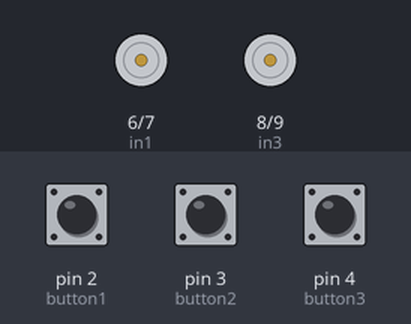
Bench run of a sketch on a simulated Arduino Uno, built with avr-gcc and run on an emulated ATmega328P. On the bench: motor-driver pin pairs drawn as motors (green arrow = first pin HIGH = forward, orange = second pin HIGH = backward, longer = more drive, scaled by the enable pin). The inputs (shaded band) are chosen by the test bench; at power-on: pin 2 (button1) LOW, pin 3 (button2) LOW, pin 4 (button3) LOW.

Above: at 1.2 s.
1.3 s: pin 2 (button1) pulled HIGH for 3.2 s
At 1.6 s:
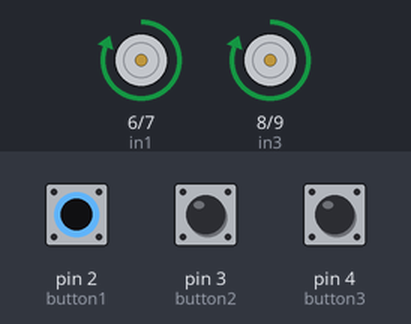
6.8 s: pin 3 (button2) pulled HIGH for 0.15 s
At 8.2 s:
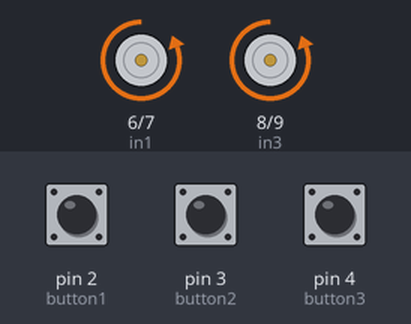
9.9 s: pin 4 (button3) pulled HIGH for 0.15 s
At 10.6 s:
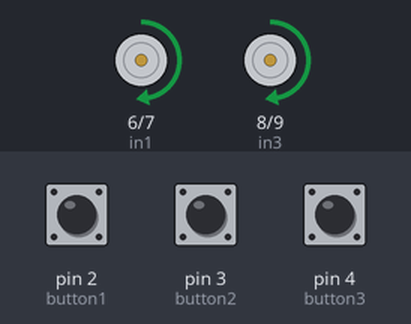
13.0 s: pin 2 (button1) pulled HIGH for 0.15 s
At 14.1 s:
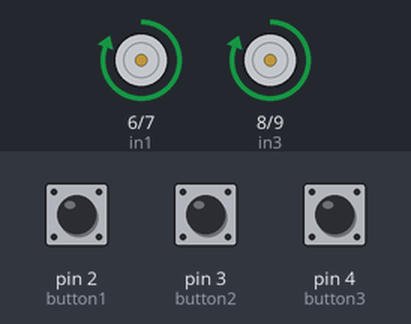
16.1 s: pin 3 (button2) pulled HIGH for 1 s
At 16.5 s:
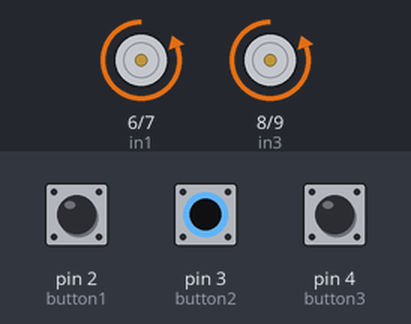
19.6 s: pin 3 (button2) pulled HIGH for 3.2 s
At 24.6 s:
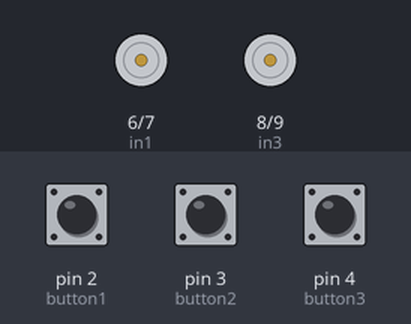
Timing chart, 0 to 26.1 s (numbered marks = the images above; inputs shaded):
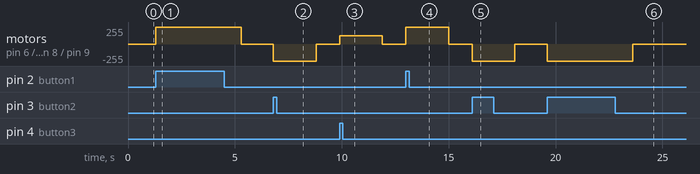

The sketch:

carV2.ino
```cpp
// Motor Pin Connection to Arduino Uno
int ena = 5;
int in1 = 6;
int in2 = 7;
int in3 = 8;
int in4 = 9;
int enb = 10;
int button1 = 2;
int button2 = 3;
int button3 = 4;


void setup() {

  pinMode(ena, OUTPUT);
  pinMode(in1, OUTPUT);
  pinMode(in2, OUTPUT);
  pinMode(enb, OUTPUT);
  pinMode(in3, OUTPUT);
  pinMode(in4, OUTPUT);
  pinMode(button1, INPUT);
  pinMode(button2, INPUT);
  pinMode(button3, INPUT);

}

void loop() {

  if(digitalRead(button1)== HIGH){ // If the Frist Button is Pushed ...

    // Motor A Turns Clockwise at Max Speed
    digitalWrite(in1,HIGH);
    digitalWrite(in2,LOW);
    analogWrite(ena, 255);
    // Motor B Turns Anti-Clockwise at Max Speed
    digitalWrite(in3,HIGH);
    digitalWrite(in4,LOW);
    analogWrite(enb, 255);
    delay(2000);
  }
  else{
    //Otherwise, Stop Motors
    digitalWrite(in1,LOW);
    digitalWrite(in2,LOW);
    digitalWrite(in3,LOW);
    digitalWrite(in4,LOW);
  }

  if(digitalRead(button2)== HIGH){ // If the second button is Pushed ...

    //First Motor Turns Anti-Clockwise at Max Speed
    digitalWrite(in1,LOW);
    digitalWrite(in2,HIGH);
    analogWrite(ena, 255);
    //Second Motor Turns Anti-Clockwise at Max Speed
    digitalWrite(in3,LOW);
    digitalWrite(in4,HIGH);
    analogWrite(enb, 255);
    delay(2000);
  }
  else{
    //Otherwise Stop the Motors
    digitalWrite(in1,LOW);
    digitalWrite(in2,LOW);
    digitalWrite(in3,LOW);
    digitalWrite(in4,LOW);
  }


  if(digitalRead(button3) == HIGH){ // If the Third Button is Pushed ...
    //First Motor Turns Clockwise at Half Speed
    digitalWrite(in1,HIGH);
    digitalWrite(in2,LOW);
    analogWrite(ena, 127);
    //Second Motor Turns Clockwise at Half Speed
    digitalWrite(in3,HIGH);
    digitalWrite(in4,LOW);
    analogWrite(enb, 127);
    delay(2000);
  }
  else{
    //Otherwise Stop the Motors
    digitalWrite(in1,LOW);
    digitalWrite(in2,LOW);
    digitalWrite(in3,LOW);
    digitalWrite(in4,LOW);
  }

// Stop the Motors From Rotating
digitalWrite(in1,LOW);
digitalWrite(in2,LOW);
digitalWrite(in3,LOW);
digitalWrite(in4,LOW);
}
```

Measured:
- after the input at 1.3 s, motor on pin 6 (in1) / pin 7 (in2), motor on pin 8 (in3) / pin 9 (in4): stopped → forward 255/255 at once, → stopped 4.0 s later
- after the input at 6.8 s, motor on pin 6 (in1) / pin 7 (in2), motor on pin 8 (in3) / pin 9 (in4): stopped → backward 255/255 at once, → stopped 2.0 s later
- after the input at 9.9 s, motor on pin 6 (in1) / pin 7 (in2), motor on pin 8 (in3) / pin 9 (in4): stopped → forward 127/255 at once, → stopped 2.0 s later
- after the input at 13.0 s, motor on pin 6 (in1) / pin 7 (in2), motor on pin 8 (in3) / pin 9 (in4): stopped → forward 255/255 at once, → stopped 2.0 s later
- after the input at 16.1 s, motor on pin 6 (in1) / pin 7 (in2), motor on pin 8 (in3) / pin 9 (in4): stopped → backward 255/255 at once, → stopped 2.0 s later
- after the input at 19.6 s, motor on pin 6 (in1) / pin 7 (in2), motor on pin 8 (in3) / pin 9 (in4): stopped → backward 255/255 at once, → stopped 4.0 s later
